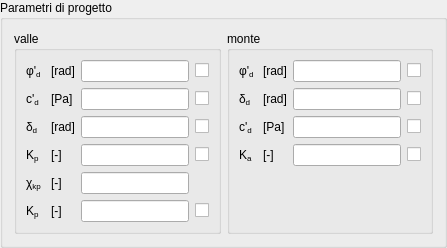
    <widget class="QGroupBox" name="designParametersGBox">
     <property name="title">
      <string>Parametri di progetto</string>
     </property>
     <layout class="QGridLayout" name="gridLayout">
      <item row="0" column="0">
       <widget class="QGroupBox" name="SoilDownGBox">
        <property name="title">
         <string>valle</string>
        </property>
        <layout class="QGridLayout" name="gridLayout_53">
         <item row="5" column="1">
          <widget class="QLabelUnitMeasure" name="KpUMLabel">
           <property name="text">
            <string>&lt;html&gt;&lt;/head&gt;
&lt;body&gt;[-]&lt;/body&gt;&lt;/html&gt;</string>
           </property>
          </widget>
         </item>
         <item row="5" column="0">
          <widget class="QLabelRichName" name="KpLabel">
           <property name="text">
            <string>&lt;!DOCTYPE HTML PUBLIC &quot;-//W3C//DTD HTML 4.0//EN&quot; &quot;http://www.w3.org/TR/REC-html40/strict.dtd&quot;&gt;
&lt;html&gt;&lt;/head&gt;
&lt;body&gt;
K&lt;span style=&quot; vertical-align:sub;&quot;&gt;p&lt;/span&gt;
&lt;/body&gt;&lt;/html&gt;</string>
           </property>
          </widget>
         </item>
         <item row="6" column="0">
          <widget class="QLabelRichName" name="ChiKpLabel">
           <property name="text">
            <string>&lt;html&gt;&lt;/head&gt;
&lt;body&gt;
χ&lt;span style=&quot; vertical-align:sub;&quot;&gt;kp&lt;/span&gt;
&lt;/body&gt;&lt;/html&gt;</string>
           </property>
          </widget>
         </item>
         <item row="2" column="2">
          <widget class="QLineEditValue" name="SoilDownDeltaDLEdit"/>
         </item>
         <item row="2" column="3">
          <widget class="QCheckBoxReadOnly" name="SoilDownDeltaDCheckBox">
           <property name="text">
            <string/>
           </property>
          </widget>
         </item>
         <item row="0" column="2">
          <widget class="QLineEditValue" name="SoilDownPhiPrimeDLEdit"/>
         </item>
         <item row="0" column="3">
          <widget class="QCheckBoxReadOnly" name="SoilDownPhiPrimeDCheckBox">
           <property name="text">
            <string/>
           </property>
          </widget>
         </item>
         <item row="2" column="0">
          <widget class="QLabelRichName" name="SoilDownDeltaDLabel">
           <property name="text">
            <string>&lt;!DOCTYPE HTML PUBLIC &quot;-//W3C//DTD HTML 4.0//EN&quot; &quot;http://www.w3.org/TR/REC-html40/strict.dtd&quot;&gt;
&lt;html&gt;&lt;/head&gt;
&lt;body&gt;
δ&lt;span style=&quot; vertical-align:sub;&quot;&gt;d&lt;/span&gt;
&lt;/body&gt;&lt;/html&gt;</string>
           </property>
          </widget>
         </item>
         <item row="2" column="1">
          <widget class="QLabelUnitMeasure" name="SoilDownDeltaDUMLabel">
           <property name="text">
            <string>&lt;html&gt;&lt;/head&gt;
&lt;body&gt;
[rad]&lt;/body&gt;&lt;/html&gt;</string>
           </property>
          </widget>
         </item>
         <item row="0" column="0">
          <widget class="QLabelRichName" name="SoilDownPhiPrimeDLabel">
           <property name="text">
            <string>&lt;!DOCTYPE HTML PUBLIC &quot;-//W3C//DTD HTML 4.0//EN&quot; &quot;http://www.w3.org/TR/REC-html40/strict.dtd&quot;&gt;
&lt;html&gt;&lt;/head&gt;
&lt;body&gt;
φ'&lt;span style=&quot; vertical-align:sub;&quot;&gt;d&lt;/span&gt;
&lt;/body&gt;&lt;/html&gt;</string>
           </property>
          </widget>
         </item>
         <item row="0" column="1">
          <widget class="QLabelUnitMeasure" name="SoilDownPhiPrimeDUMLabel">
           <property name="text">
            <string>&lt;html&gt;&lt;/head&gt;
&lt;body&gt;
[rad]&lt;/body&gt;&lt;/html&gt;</string>
           </property>
          </widget>
         </item>
         <item row="5" column="3">
          <widget class="QCheckBoxReadOnly" name="KpCheckBox">
           <property name="text">
            <string/>
           </property>
          </widget>
         </item>
         <item row="5" column="2">
          <widget class="QLineEditValue" name="KpLEdit"/>
         </item>
         <item row="6" column="1">
          <widget class="QLabelUnitMeasure" name="ChiKpUMLabel">
           <property name="text">
            <string>&lt;html&gt;&lt;/head&gt;
&lt;body&gt;[-]&lt;/body&gt;&lt;/html&gt;</string>
           </property>
          </widget>
         </item>
         <item row="6" column="2">
          <widget class="QLineEditValue" name="ChiKpLEdit"/>
         </item>
         <item row="7" column="0">
          <widget class="QLabelRichName" name="KpRedLabel">
           <property name="text">
            <string>&lt;!DOCTYPE HTML PUBLIC &quot;-//W3C//DTD HTML 4.0//EN&quot; &quot;http://www.w3.org/TR/REC-html40/strict.dtd&quot;&gt;
&lt;html&gt;&lt;/head&gt;
&lt;body&gt;
K&lt;span style=&quot; vertical-align:sub;&quot;&gt;p&lt;/span&gt;
&lt;/body&gt;&lt;/html&gt;</string>
           </property>
          </widget>
         </item>
         <item row="7" column="1">
          <widget class="QLabelUnitMeasure" name="KpRedUMLabel">
           <property name="text">
            <string>&lt;html&gt;&lt;/head&gt;
&lt;body&gt;[-]&lt;/body&gt;&lt;/html&gt;</string>
           </property>
          </widget>
         </item>
         <item row="7" column="2">
          <widget class="QLineEditValue" name="KpRedLEdit"/>
         </item>
         <item row="7" column="3">
          <widget class="QCheckBoxReadOnly" name="KpRedCheckBox">
           <property name="text">
            <string/>
           </property>
          </widget>
         </item>
         <item row="1" column="0">
          <widget class="QLabelRichName" name="SoilDownCPrimeDLabel">
           <property name="text">
            <string>&lt;!DOCTYPE HTML PUBLIC &quot;-//W3C//DTD HTML 4.0//EN&quot; &quot;http://www.w3.org/TR/REC-html40/strict.dtd&quot;&gt;
&lt;html&gt;&lt;/head&gt;
&lt;body&gt;
c'&lt;span style=&quot; vertical-align:sub;&quot;&gt;d&lt;/span&gt;
&lt;/body&gt;&lt;/html&gt;</string>
           </property>
          </widget>
         </item>
         <item row="1" column="1">
          <widget class="QLabelUnitMeasure" name="SoilDownCPrimeDUMLabel">
           <property name="text">
            <string>&lt;html&gt;&lt;/head&gt;
&lt;body&gt;
[Pa]&lt;/body&gt;&lt;/html&gt;</string>
           </property>
          </widget>
         </item>
         <item row="1" column="2">
          <widget class="QLineEditValue" name="SoilDownCPrimeDLEdit"/>
         </item>
         <item row="1" column="3">
          <widget class="QCheckBoxReadOnly" name="SoilDownCPrimeDCheckBox">
           <property name="text">
            <string/>
           </property>
          </widget>
         </item>
        </layout>
       </widget>
      </item>
      <item row="0" column="1">
       <widget class="QGroupBox" name="SoilUpGBox">
        <property name="title">
         <string>monte</string>
        </property>
        <layout class="QGridLayout" name="gridLayout_54">
         <item row="1" column="0">
          <widget class="QLabelRichName" name="SoilUpDeltaDLabel">
           <property name="text">
            <string>&lt;html&gt;&lt;/head&gt;
&lt;body&gt;
δ&lt;span style=&quot; vertical-align:sub;&quot;&gt;d&lt;/span&gt;
&lt;/body&gt;&lt;/html&gt;</string>
           </property>
          </widget>
         </item>
         <item row="0" column="0">
          <widget class="QLabelRichName" name="SoilUpPhiPrimeDLabel">
           <property name="text">
            <string>&lt;!DOCTYPE HTML PUBLIC &quot;-//W3C//DTD HTML 4.0//EN&quot; &quot;http://www.w3.org/TR/REC-html40/strict.dtd&quot;&gt;
&lt;html&gt;&lt;/head&gt;
&lt;body&gt;
φ'&lt;span style=&quot; vertical-align:sub;&quot;&gt;d&lt;/span&gt;
&lt;/body&gt;&lt;/html&gt;</string>
           </property>
          </widget>
         </item>
         <item row="0" column="1">
          <widget class="QLabelUnitMeasure" name="SoilUpPhiPrimeDUMLabel">
           <property name="text">
            <string>&lt;html&gt;&lt;/head&gt;
&lt;body&gt;
[rad]&lt;/body&gt;&lt;/html&gt;</string>
           </property>
          </widget>
         </item>
         <item row="0" column="2">
          <widget class="QLineEditValue" name="SoilUpPhiPrimeDLEdit"/>
         </item>
         <item row="0" column="3">
          <widget class="QCheckBoxReadOnly" name="SoilUpPhiPrimeDCheckBox">
           <property name="text">
            <string/>
           </property>
          </widget>
         </item>
         <item row="1" column="1">
          <widget class="QLabelUnitMeasure" name="SoilUpDeltaDUMLabel">
           <property name="text">
            <string>&lt;html&gt;&lt;/head&gt;
&lt;body&gt;
[rad]&lt;/body&gt;&lt;/html&gt;</string>
           </property>
          </widget>
         </item>
         <item row="1" column="2">
          <widget class="QLineEditValue" name="SoilUpDeltaDLEdit"/>
         </item>
         <item row="1" column="3">
          <widget class="QCheckBoxReadOnly" name="SoilUpDeltaDCheckBox">
           <property name="text">
            <string/>
           </property>
          </widget>
         </item>
         <item row="2" column="0">
          <widget class="QLabelRichName" name="SoilUpCPrimeDLabel">
           <property name="text">
            <string>&lt;!DOCTYPE HTML PUBLIC &quot;-//W3C//DTD HTML 4.0//EN&quot; &quot;http://www.w3.org/TR/REC-html40/strict.dtd&quot;&gt;
&lt;html&gt;&lt;/head&gt;
&lt;body&gt;
c'&lt;span style=&quot; vertical-align:sub;&quot;&gt;d&lt;/span&gt;
&lt;/body&gt;&lt;/html&gt;</string>
           </property>
          </widget>
         </item>
         <item row="2" column="1">
          <widget class="QLabelUnitMeasure" name="SoilUpCPrimeDUMLabel">
           <property name="text">
            <string>&lt;html&gt;&lt;/head&gt;
&lt;body&gt;
[Pa]&lt;/body&gt;&lt;/html&gt;</string>
           </property>
          </widget>
         </item>
         <item row="2" column="2">
          <widget class="QLineEditValue" name="SoilUpCPrimeDLEdit"/>
         </item>
         <item row="6" column="2">
          <spacer name="verticalSpacer">
           <property name="orientation">
            <enum>Qt::Vertical</enum>
           </property>
           <property name="sizeHint" stdset="0">
            <size>
             <width>20</width>
             <height>40</height>
            </size>
           </property>
          </spacer>
         </item>
         <item row="3" column="0">
          <widget class="QLabelRichName" name="KaLabel">
           <property name="text">
            <string>&lt;!DOCTYPE HTML PUBLIC &quot;-//W3C//DTD HTML 4.0//EN&quot; &quot;http://www.w3.org/TR/REC-html40/strict.dtd&quot;&gt;
&lt;html&gt;&lt;/head&gt;
&lt;body&gt;
K&lt;span style=&quot; vertical-align:sub;&quot;&gt;a&lt;/span&gt;
&lt;/body&gt;&lt;/html&gt;</string>
           </property>
          </widget>
         </item>
         <item row="3" column="1">
          <widget class="QLabelUnitMeasure" name="KaUMLabel">
           <property name="text">
            <string>&lt;html&gt;&lt;/head&gt;
&lt;body&gt;[-]&lt;/body&gt;&lt;/html&gt;</string>
           </property>
          </widget>
         </item>
         <item row="3" column="2">
          <widget class="QLineEditValue" name="KaLEdit"/>
         </item>
         <item row="3" column="3">
          <widget class="QCheckBoxReadOnly" name="KaCheckBox">
           <property name="text">
            <string/>
           </property>
          </widget>
         </item>
         <item row="2" column="3">
          <widget class="QCheckBoxReadOnly" name="SoilUpCPrimeDCheckBox">
           <property name="text">
            <string/>
           </property>
          </widget>
         </item>
        </layout>
       </widget>
      </item>
     </layout>
    </widget>
